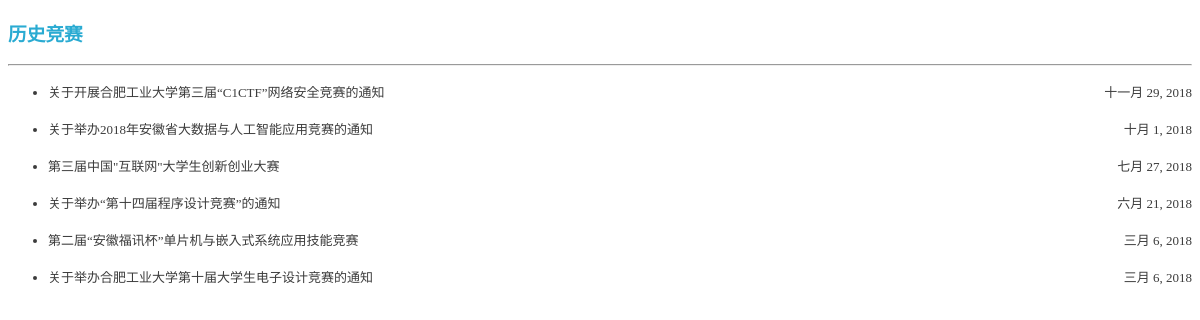
The app's page /lab/competition/ with its own data.
### lab/models.py (models this page shows, shortened)
class Competition(models.Model):
    title = models.CharField(max_length=100)
    content = models.TextField(max_length=2000)
    file = models.FileField(upload_to='file', blank=True, null=True)
    time = models.DateField()

### lab/views.py (the view)
# urls.py: path('competition/', lv.competition, name='competition'),
def competition(request):
    articals = models.Competition.objects.all().order_by('-time')
    return render(request, 'html/competition.html', {'articals': articals})

### templates/html/competition.html (shortened to what this page needs)
{% load static %}
<!DOCTYPE html>
<html lang="en">
<head>
    <link rel="stylesheet" href="{% static '/css/text.css' %}">
</head>
<body>
<header>
    <h3>历史竞赛</h3>
    <hr>
</header>
<section>
    <ul>
        {% for artical in articals %}
            <li>
                <a href="{% url 'lab:competitionContent' artical.id %}">{{ artical.title }}</a>
                <span class="date">{{ artical.time }}</span>
            </li>
            <br>
        {% endfor %}
    </ul>
</section>
</body>
</html>

### static/css/text.css (style rules this page uses)
header h3 { color: #2aabd2; }
li { font-size: 13px; font-weight: lighter; color: #3c3c3c; }
a { color: #3c3c3c; text-decoration: none; }
.date { float: right; }

### records on screen
Competition: title "关于开展合肥工业大学第三届“C1CTF”网络安全竞赛的通知", time "十一月 29, 2018"
Competition: title "关于举办2018年安徽省大数据与人工智能应用竞赛的通知", time "十月 1, 2018"
Competition: title "第三届中国\"互联网\"大学生创新创业大赛", time "七月 27, 2018"
Competition: title "关于举办“第十四届程序设计竞赛”的通知", time "六月 21, 2018"
Competition: title "第二届“安徽福讯杯”单片机与嵌入式系统应用技能竞赛", time "三月 6, 2018"
Competition: title "关于举办合肥工业大学第十届大学生电子设计竞赛的通知", time "三月 6, 2018"
